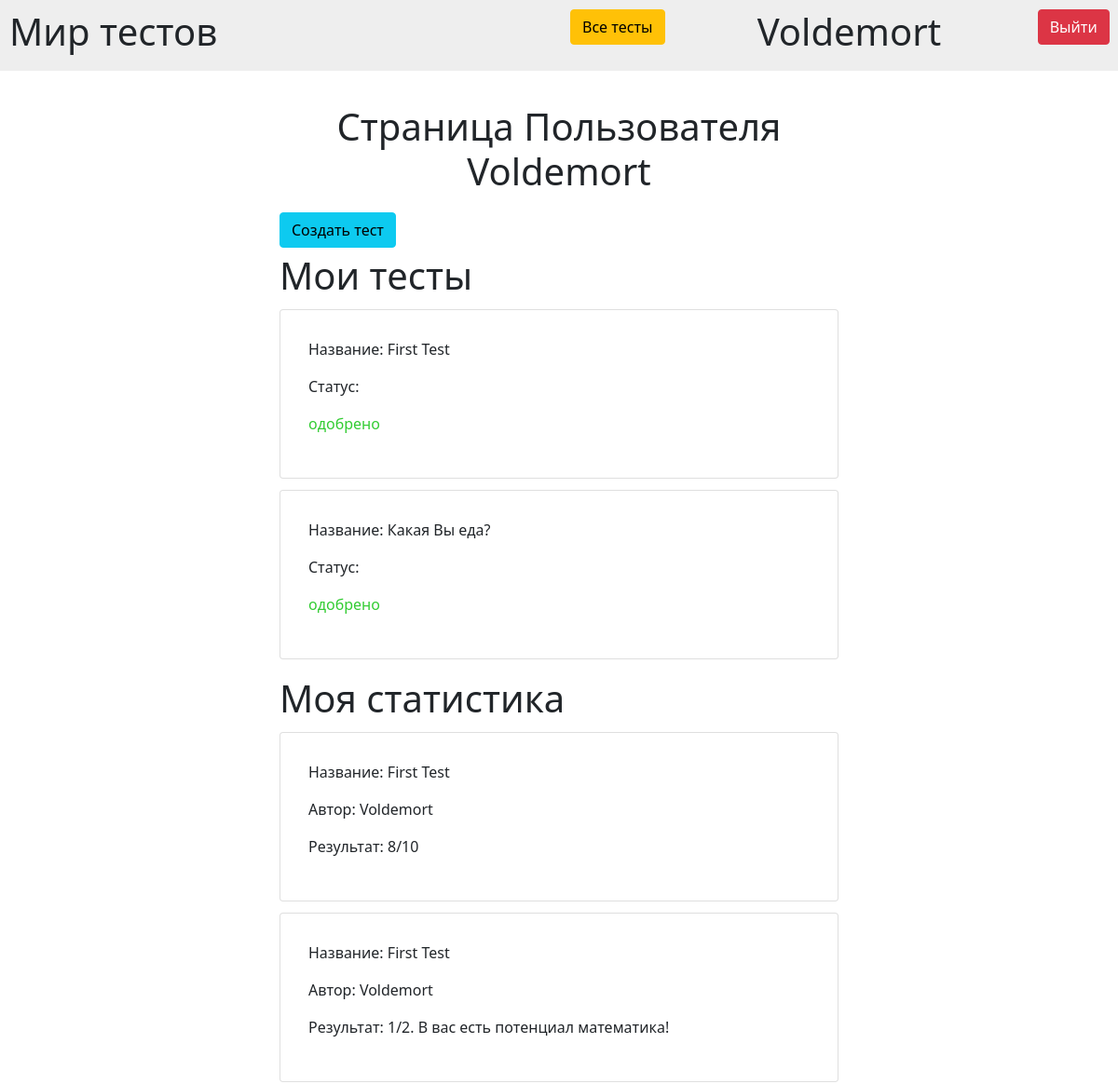
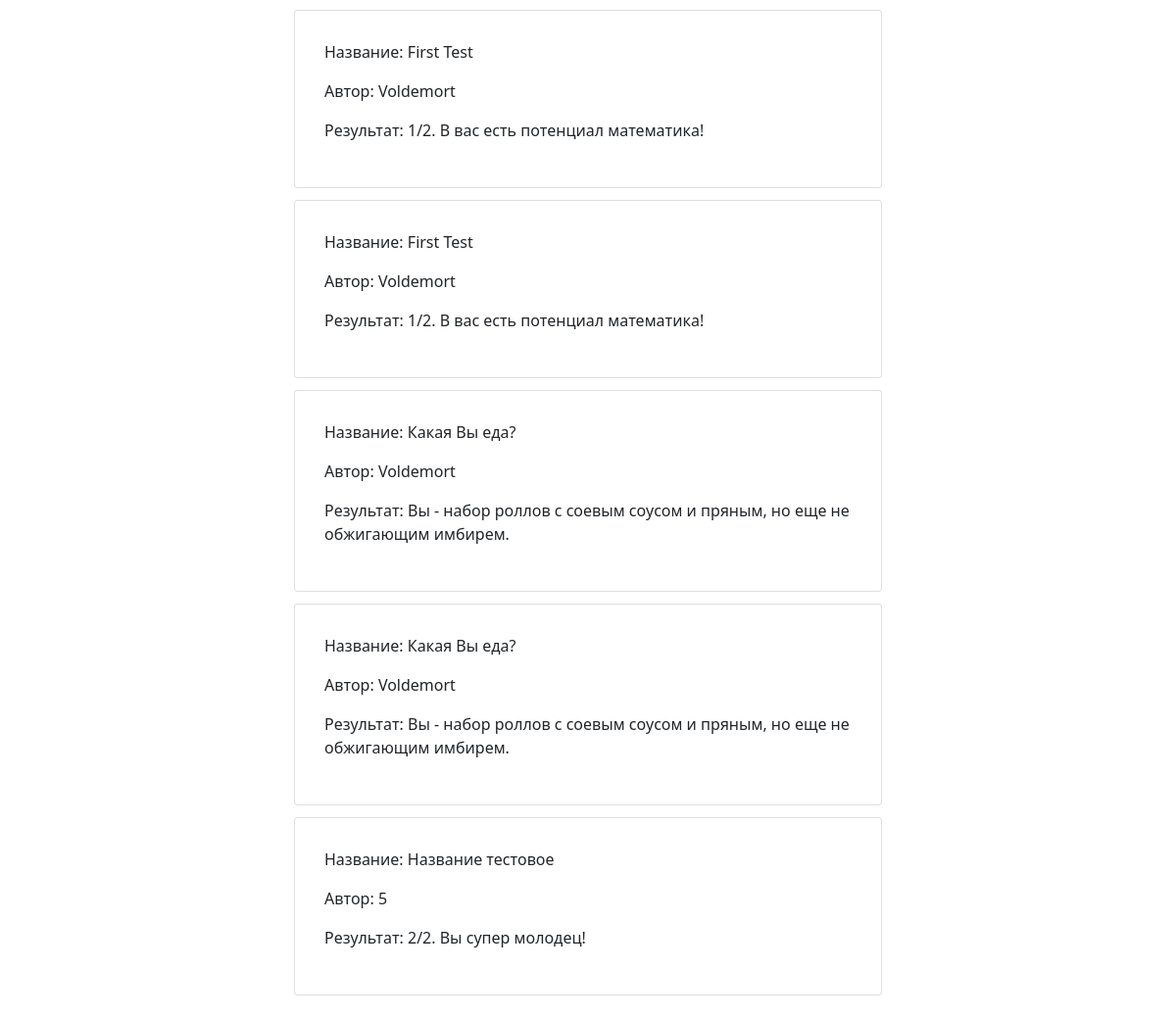
The page /userpage (signed in) on the database as committed earlier (2 pictures, top to bottom).
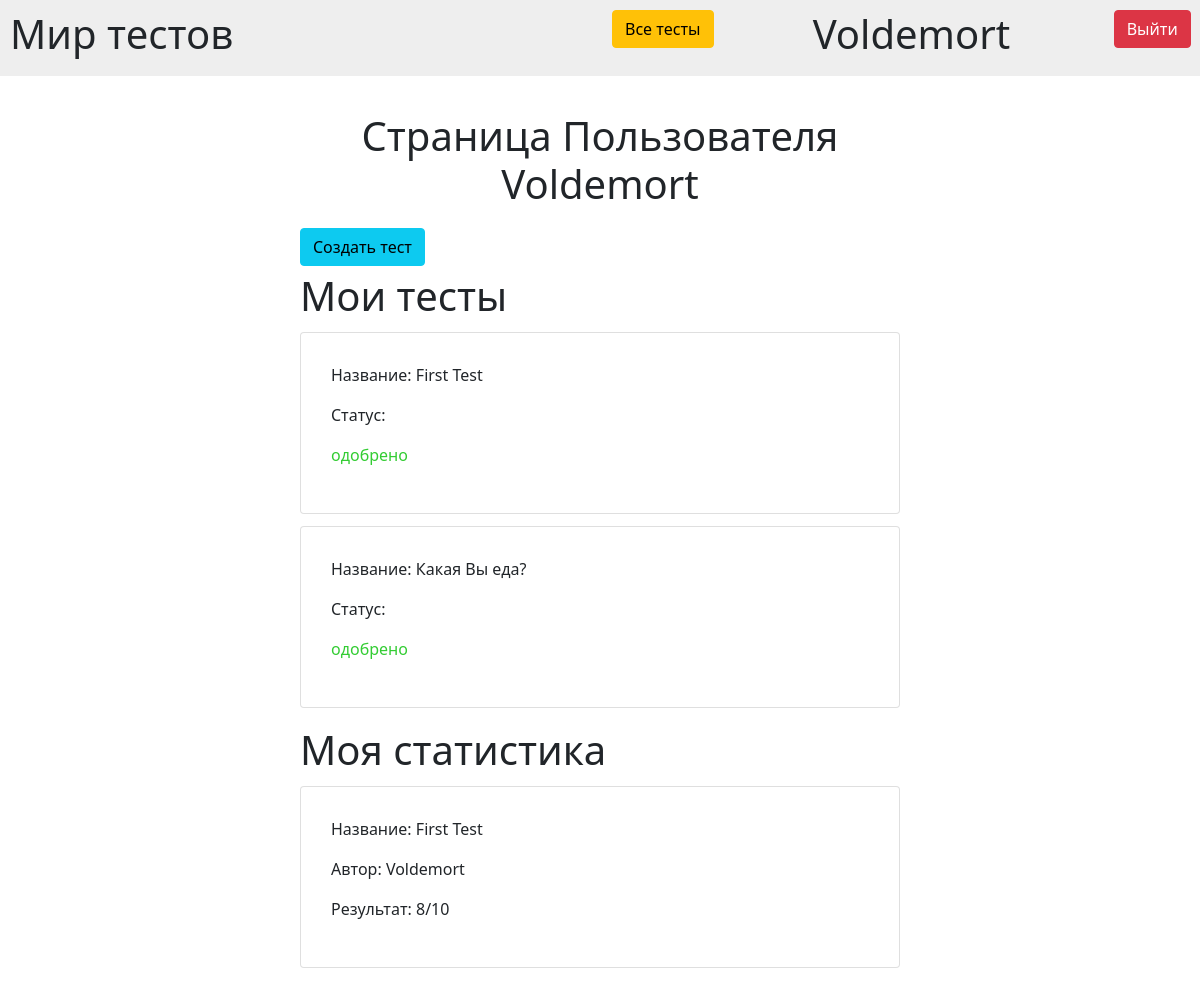
The same page on the database as committed later.
### data/users.py (models this page shows)
class User(Base):
    __tablename__ = 'users'
    id = sqlalchemy.Column(sqlalchemy.Integer, primary_key=True, autoincrement=True)
    login = sqlalchemy.Column(sqlalchemy.String, unique=True, nullable=False)
    password = sqlalchemy.Column(sqlalchemy.String, unique=True, nullable=False)
    completed_tests = orm.relationship("Result", secondary="Results_of_CompletedTests", backref="users")
    offered_tests = orm.relationship("Test", secondary="OfferedTests", backref="users")

### data/tests.py (models this page shows)
class Test(Base):
    __tablename__ = 'tests'
    id = sqlalchemy.Column(sqlalchemy.Integer, primary_key=True, autoincrement=True)
    name = sqlalchemy.Column(sqlalchemy.String, unique=False, nullable=False)
    author = sqlalchemy.Column(sqlalchemy.Integer, sqlalchemy.ForeignKey('users.id'))
    content = sqlalchemy.Column(sqlalchemy.String)
    categories = orm.relationship("Category", secondary="Categories_to_Tests", backref="tests")
    with_points = sqlalchemy.Column(sqlalchemy.Boolean, default=0)
    results = sqlalchemy.Column(sqlalchemy.String)
    approved = sqlalchemy.Column(sqlalchemy.Boolean, default=1)
    def to_json(self, test):
        return {'id': test.id, 'name': test.name, 'author': test.author, 'questions': json.loads(test.content),
                'with_points': test.with_points, 'results': test.results, 'approved': test.approved,
                'categories': ', '.join([cat.name for cat in test.categories])}
    def to_json_for_results(self, test):
        return {'id': test.id, 'name': test.name, 'author': test.author}

### data/results.py (models this page shows)
class Result(Base):
    __tablename__ = 'results'
    id = sqlalchemy.Column(sqlalchemy.Integer, primary_key=True, autoincrement=True)
    result = sqlalchemy.Column(sqlalchemy.String)
    test_id = sqlalchemy.Column(sqlalchemy.Integer, sqlalchemy.ForeignKey('tests.id'))

### data/application_tests.py (the view)
@bp.route("/userpage")
@login_required
def user_page():
    tests = []
    for test in DataBase().get_tests_by_author_id(g.user.id):
        test['author'] = DataBase().get_login_by_id(test['author'])
        tests.append(test)
    completed_tests = DataBase().get_completed_tests_by_id(g.user.id)
    return render_template("user_page.html", title="Личная страница",
                           user_tests=tests, completed_tests=completed_tests)

### data/application_user.py (called while the page is built)
def login_required(view):
    @functools.wraps(view)
    def wrapped_view(**kwargs):
        if g.user is None:
            return redirect("/")
        return view(**kwargs)
    return wrapped_view

@bp.before_app_request
def load_logged_in_user():
    user_id = session.get("user_id")
    if user_id is None:
        g.user = None
    else:
        g.user = User.query.filter(User.id == user_id).first()

### database.py (called while the page is built)
    @staticmethod
    def get_completed_tests_by_id(id):
        user = User.query.filter(User.id == id).first()
        completed_tests = list()
        for res in user.completed_tests:
            completed_test = Test.query.filter(Test.id == res.test_id).first()
            info = Test().to_json_for_results(completed_test)
            author_login = DataBase().get_login_by_id(info['author'])
            info['author_login'] = author_login
            info['result'] = res.result
            completed_tests.append(info)
        completed_tests = sorted(completed_tests, key=lambda t: t['id'])
        return completed_tests

    @staticmethod
    def get_login_by_id(id):
        user = User.query.filter(User.id == id).first()
        return user.login

    @staticmethod
    def get_tests_by_author_id(id):
        tests = Test.query.all()
        tests_to_return = list()
        for test in tests:
            if test.author == id:
                tests_to_return.append(Test().to_json(test))
        return tests_to_return

### data/templates/user_page.html
{% extends "base.html" %}
{% block content %}
    <h1 class="text-center" style="padding: 2% 0 2% 0" >Страница Пользователя {{ g.user.login }}</h1>
    <a class="btn btn-info" href="{{ url_for('tests.creating_test') }}">Создать тест</a>
    <h1 style="padding: 1% 0 0 0">Мои тесты</h1>
    {% for test in user_tests %}
    <div class="card" style="padding: 5%; margin: 2% 0">
        <p>Название: {{ test.name }}</p>
        {% if test.approved %}
            <p>Статус:</p> <p style="color:#33CC33">одобрено</p>
        {% else %}
            <p>Статус:</p> <p style="color:#FF9900">отправлено</p>
        {% endif %}
    </div>
    {% endfor %}
    <h1 style="padding: 1% 0 0 0">Моя статистика</h1>
    {% for c_test in completed_tests %}
    <div class="card" style="padding: 5%; margin: 2% 0">
        <p>Название: {{ c_test.name }}</p>
        <p>Автор: {{ c_test.author_login }}</p>
        <p>Результат: {{ c_test.result }}</p>
    </div>
    {% endfor %}
{% endblock %}

### data/templates/base.html (shortened to what this page needs)
<!DOCTYPE html>
<html lang="en">
<head>
    <link rel="stylesheet"
      href="https://cdn.jsdelivr.net/npm/bootstrap@5.0.0-beta1/dist/css/bootstrap.min.css"
>
</head>
<body>
    <div class="row" style="background: #EEEEEE; padding: 10px;">
        <div class="col-md-6">
            <h1>Мир тестов</h1>
        </div >
        {% if g.user %}
            <div class="col-md-2"><a class="btn btn-warning" href="{{ url_for('tests.all_tests') }}">Все тесты</a></div>
            <div class="col-md-3"><a href="{{ url_for('tests.user_page') }}" class="text-decoration-none text-reset"><h1>
                {{ g.user.login }}</h1></a></div>
            <div class="col-md-1 text-end"><a class="btn btn-danger" href="{{ url_for('user.logout') }}">Выйти</a></div>
        {% else %}
            <div class="col-md-6 text-end"><a class="btn btn-success" href="{{ url_for('user.login') }}">Войти</a></div>
        {% endif %}
    </div>
    <div style="margin: 2% 25%;">
    {% block content %}{% endblock %}
    </div>
</body>
</html>

Rows that differ between the two databases and show on the page:
removed Result: result "1/2. В вас есть потенциал математика!"
removed Result: result "1/2. В вас есть потенциал математика!"
removed Result: result "1/2. В вас есть потенциал математика!"
removed Result: result "Вы - набор роллов с соевым соусом и пряным, но еще не обжигающим имбирем."
removed Result: result "Вы - набор роллов с соевым соусом и пряным, но еще не обжигающим имбирем."
removed Test: name "Название тестовое"
removed Result: result "2/2. Вы супер молодец!"
Other text that changed with them:
list line gone: "Название: Автор: Результат:"
list line gone: "First Test"
list line gone: "Voldemort"
list line gone: "Какая Вы еда?"
list line gone: "Название: Автор: 5 Результат:"
